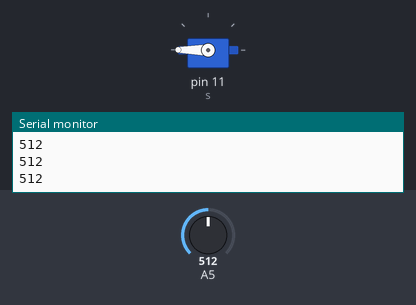
A sketch run on a simulated Arduino Uno, built with avr-gcc and run on an emulated ATmega328P. Shown: servo, the last lines printed to the serial monitor. The test bench sets the inputs (shaded band); at power-on: A5 = 512.

Above: at 1.2 s.
1.3 s: A5 set to 716
At 2.3 s:
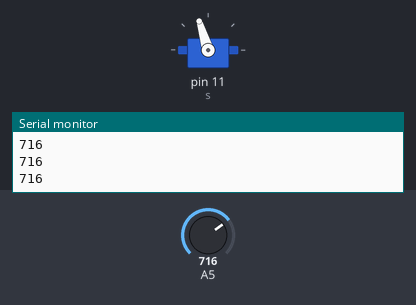
2.9 s: A5 set to 1023
At 3.6 s:
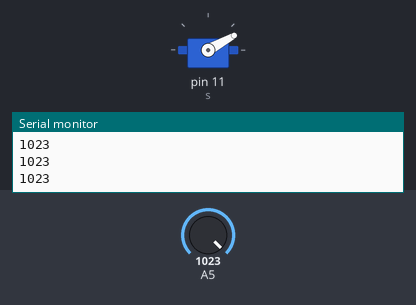
4.5 s: A5 set to 306
At 4.9 s:
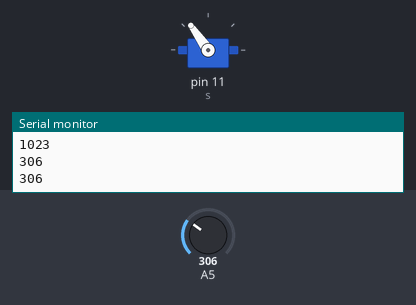
6.1 s: A5 set to 122
At 7.4 s:
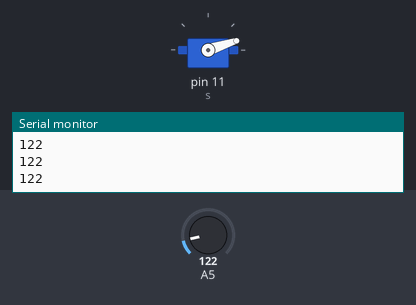
7.7 s: A5 set to 0
At 8.7 s:
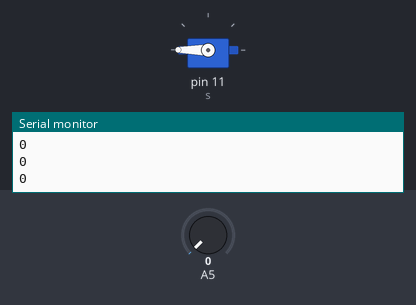
Timing chart, 0 to 10.3 s (numbered marks = the images above; inputs shaded):
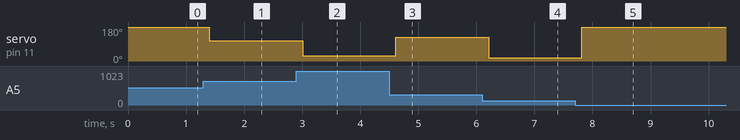

The sketch:

pomiar_swiatla_serwo.ino
```cpp
#include <Servo.h>

Servo s;
byte pozycja = 0;
int back = 0;

void setup() {
  s.attach(11);
  Serial.begin(9600);

}

void loop() {
 int odczyt = analogRead(A5);
 pozycja = map(odczyt,90,400,0,180);

 if(abs(pozycja - back) > 3){
  s.write(pozycja);
  back = pozycja;
 }

 Serial.println(odczyt);
 delay(200);

}
```

Measured:
- after the input at 1.3 s, servo on pin 11 (s): 180° → 107° after 0.10 s
- after the input at 2.9 s, servo on pin 11 (s): 107° → 29° after 0.11 s
- after the input at 4.5 s, servo on pin 11 (s): 29° → 125° after 0.11 s
- after the input at 6.1 s, servo on pin 11 (s): 125° → 18° after 0.11 s
- after the input at 7.7 s, servo on pin 11 (s): 18° → 180° after 0.11 s
